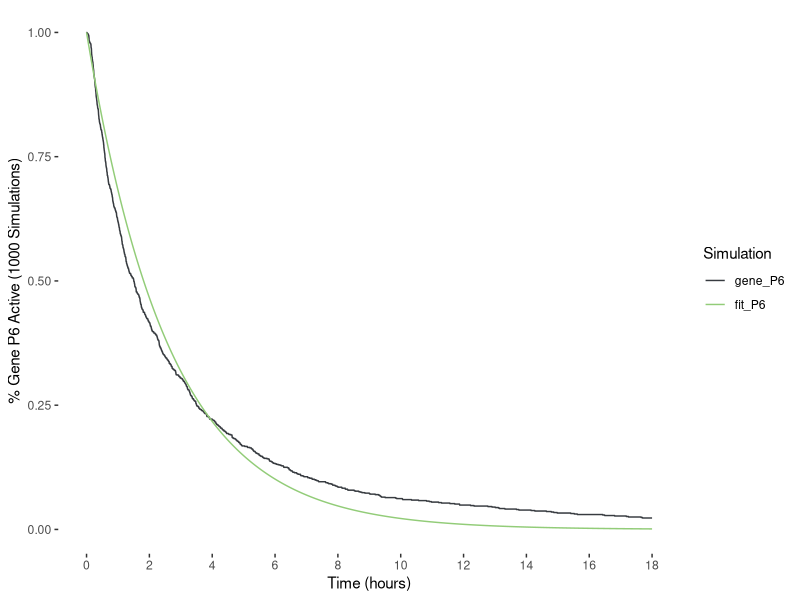

The R source for this figure:
# Create time series of P6/time from 1000 simualtions of the targeting model,
# with an exponential decay fit.
library(ggplot2)      # lib for plotting
library(reshape2)     # lib for reshaping data (tall-narrow <-> short-wide)

# The CSV contains 10 columns (time and the 10 genome regions defined in
# .../models/targeting/init_genome_camv.py. In the simulation only P6 has been
# targeted, so other columns are not converted to percent intact
data_1000 <- read.csv("./gene_decay_P6_targeting.csv")
data_1000$gene_P6 <- data_1000$gene_P6 / 1000
data_1000$time_h <- data_1000$time / (60*60)

# Fit an exponential decay model
model <- nls(gene_P6 ~ I(exp(time*b)),
             data = data_1000, start = list(b=0), trace = T)
decay <- coef(model)
data_1000$fit_P6 <- predict(model)
data_1000_melted <- melt(data_1000, measure.vars = c("gene_P6", "fit_P6"), 
                    id.vars=c("time"), variable.name="Simulation",
                    value.name="gene_P6")
data_1000_melted$time_h <- data_1000$time / (60*60)

# Plot with exponential fit
ggplot(data=data_1000_melted, aes(x=time_h, y=gene_P6)) +
       geom_line(aes(colour=Simulation)) + 
       ylab("% Gene P6 Active (1000 Simulations)") + xlab("Time (hours)") +
       scale_x_continuous(breaks = seq(0, 18, 2)) +
       theme(panel.background = element_blank()) + 
       scale_colour_manual(values = c("#373b40","#92cc78"))

# Data written to a file and cleaned up in Igor Pro for final figures
write.csv(data_1000[, c("time_h", "gene_P6", "fit_P6")], 
          file="./fit_gene_decay_P6_targeting.csv", row.names=FALSE)
